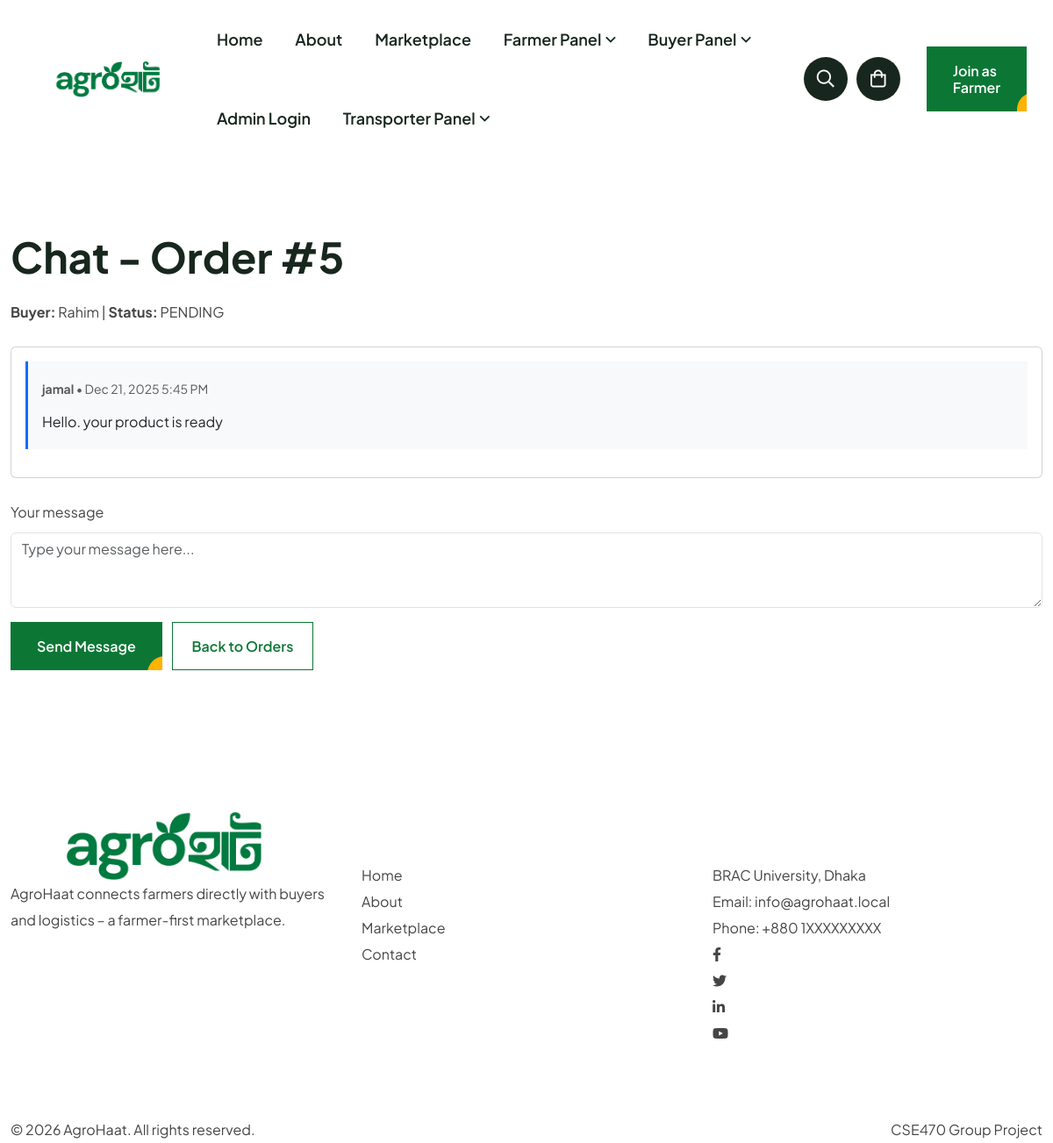
Screenshot of /public/farmer/chat.php?order_id=5 (signed in) with the database file from the repository.
### tables this page shows
CREATE TABLE `orders` (
  `order_id` bigint(20) NOT NULL,
  `buyer_id` bigint(20) NOT NULL,
  `farmer_id` bigint(20) DEFAULT NULL,
  `total_amount` decimal(12,2) NOT NULL,
  `status` enum('PENDING','PAID','PROCESSING','READY_FOR_PICKUP','SHIPPED','DELIVERED','CANCELLED','DISPUTED') DEFAULT 'PENDING',
  `payment_status` enum('UNPAID','PENDING','PAID','PARTIAL','REFUNDED') DEFAULT 'UNPAID',
  `payment_method` varchar(50) DEFAULT NULL,
  `transaction_id` varchar(255) DEFAULT NULL,
  `shipping_address` text NOT NULL,
  `delivery_note` text DEFAULT NULL,
  `created_at` timestamp NOT NULL DEFAULT current_timestamp(),
  `updated_at` timestamp NULL DEFAULT NULL ON UPDATE current_timestamp()
);

CREATE TABLE `users` (
  `user_id` bigint(20) NOT NULL,
  `full_name` varchar(100) NOT NULL,
  `phone_number` varchar(15) NOT NULL,
  `email` varchar(100) DEFAULT NULL,
  `password_hash` varchar(255) NOT NULL,
  `role` enum('ADMIN','FARMER','BUYER','TRANSPORTER') NOT NULL,
  `division` varchar(50) DEFAULT NULL,
  `district` varchar(50) DEFAULT NULL,
  `upazila` varchar(50) DEFAULT NULL,
  `address_details` text DEFAULT NULL,
  `latitude` decimal(10,8) DEFAULT NULL,
  `longitude` decimal(11,8) DEFAULT NULL,
  `is_verified` tinyint(1) DEFAULT 0,
  `is_deleted` tinyint(1) DEFAULT 0,
  `created_at` timestamp NOT NULL DEFAULT current_timestamp(),
  `updated_at` timestamp NOT NULL DEFAULT current_timestamp() ON UPDATE current_timestamp()
);

CREATE TABLE `messages` (
  `message_id` bigint(20) NOT NULL,
  `order_id` bigint(20) NOT NULL,
  `sender_id` bigint(20) NOT NULL,
  `receiver_id` bigint(20) NOT NULL,
  `content` text NOT NULL,
  `is_read` tinyint(1) DEFAULT 0,
  `created_at` timestamp NOT NULL DEFAULT current_timestamp()
);

### controllers/MessageController.php (called while the page is built, shortened)
<?php
require_once __DIR__ . '/../models/Message.php';
class MessageController {
    private $messageModel;
    public function __construct($pdo) {
        $this->messageModel = new Message($pdo);
    }
    public function getMessagesForOrder($order_id) {
        return $this->messageModel->getForOrder($order_id);
    }
}

### models/Message.php (called while the page is built, shortened)
<?php
class Message {
    private $pdo;
    public function __construct($pdo) {
        $this->pdo = $pdo;
    }
    public function getForOrder($order_id) {
        $sql = "SELECT m.*, u.full_name AS sender_name
                FROM messages m
                JOIN users u ON u.user_id = m.sender_id
                WHERE m.order_id = :oid
                ORDER BY m.created_at ASC";
        $stmt = $this->pdo->prepare($sql);
        $stmt->execute([':oid' => $order_id]);
        return $stmt->fetchAll();
    }
}

### config/config.php (called while the page is built, shortened)
<?php
$BASE_URL = 'http://localhost/Agrohaat/public/';

### public/farmer/chat.php (the view, shortened to what this page needs)
<?php
require_once '../../config/config.php';
require_once '../../controllers/MessageController.php';
$orderId   = (int) $_GET['order_id'];
$farmerId  = $_SESSION['user_id'];
$controller = new MessageController($pdo);
$stmt  = $pdo->prepare("SELECT o.*, u.full_name AS buyer_name FROM orders o JOIN users u ON u.user_id = o.buyer_id WHERE o.order_id = :oid AND o.farmer_id = :fid");
$stmt->execute([':oid' => $orderId, ':fid' => $farmerId]);
$order = $stmt->fetch();
$transporterInfo = null;
try {
    $transporterStmt = $pdo->prepare("
        SELECT u.user_id, u.full_name, db.status as bid_status
        FROM deliveryjobs dj
        INNER JOIN deliverybids db ON db.job_id = dj.job_id AND db.status = 'ACCEPTED'
        INNER JOIN users u ON u.user_id = db.transporter_id
        WHERE dj.order_id = :oid
        LIMIT 1
    ");
    $transporterStmt->execute([':oid' => $orderId]);
    $transporterInfo = $transporterStmt->fetch();
} catch (PDOException $e) {
}
$chat_with = $_GET['chat_with'] ?? 'buyer';
$messages   = $controller->getMessagesForOrder($orderId);
include '../../includes/header.php';
?>
<section class="pt-80 pb-80">
    <div class="container">
        <h2 class="mb-3">Chat - Order #<?= (int)$order['order_id'] ?></h2>
        <p class="mb-4">
            <strong><?= $chat_with === 'buyer' ? 'Buyer' : 'Transporter' ?>:</strong>
            <?= htmlspecialchars($chat_with === 'buyer' ? $order['buyer_name'] : ($transporterInfo ? $transporterInfo['full_name'] : 'N/A')) ?> |
            <strong>Status:</strong> <?= htmlspecialchars($order['status']) ?>
        </p>
        <div class="card mb-4">
            <div class="card-body" style="max-height: 400px; overflow-y: auto;">
                <?php
                $relevantMessages = array_filter($messages, function($m) use ($farmerId, $order, $transporterInfo, $chat_with) {
                    if ($chat_with === 'buyer') {
                        return ($m['sender_id'] == $farmerId && $m['receiver_id'] == $order['buyer_id']) ||
                               ($m['sender_id'] == $order['buyer_id'] && $m['receiver_id'] == $farmerId);
                    } else {
                        if (!$transporterInfo) return false;
                        return ($m['sender_id'] == $farmerId && $m['receiver_id'] == $transporterInfo['user_id']) ||
                               ($m['sender_id'] == $transporterInfo['user_id'] && $m['receiver_id'] == $farmerId);
                    }
                });
                ?>
                <?php if (empty($relevantMessages)): ?>
                    <p class="text-muted">No messages yet. Start the conversation.</p>
                <?php else: ?>
                    <?php foreach ($relevantMessages as $m): ?>
                        <div class="mb-3 p-3 <?= $m['sender_id'] == $farmerId ? 'bg-light border-start border-primary border-3' : 'bg-white border-start border-success border-3' ?>">
                            <small class="text-muted d-block mb-2">
                                <strong><?= htmlspecialchars($m['sender_name']) ?></strong> •
                                <?= date('M j, Y g:i A', strtotime($m['created_at'])) ?>
                            </small>
                            <div><?= nl2br(htmlspecialchars($m['content'])) ?></div>
                        </div>
                    <?php endforeach; ?>
                <?php endif; ?>
            </div>
        </div>
        <form method="post" class="row g-3">
            <div class="col-12">
                <label class="form-label">Your message</label>
                <textarea name="content" class="form-control" rows="3" required placeholder="Type your message here..."></textarea>
            </div>
            <div class="col-12">
                <button type="submit" class="theme-btn style-one">Send Message</button>
                <a href="<?= $BASE_URL ?>farmer/orders.php" class="theme-btn style-two ms-2">Back to Orders</a>
            </div>
        </form>
    </div>
</section>
<?php include '../../includes/footer.php'; ?>

### public/assets/css/spacings.css (style rules this page uses)
.pt-80 { padding-top: 80px; }
.pb-80 { padding-bottom: 80px; }

### public/assets/css/common-style.css (style rules this page uses)
:root { --primary-color: #0C7735; --secondary-color: #FFB200; --heading-color: #18271E; --primary-black-color: #051B0D; --black-dark-color: #0E1712; --gray-color: #F8F7F0; --white-color: #ffffff; --text-color: #454545; --border-color: #DDDDDD; --rating-color: #FF9F1A; --accent-font:"Handlee", cursive; --body-font: "Plus Jakarta Sans", sans-serif; }
html { font-size: 100%; }
* { margin: 0; padding: 0; -webkit-box-sizing: border-box; box-sizing: border-box; }
a { color: inherit; text-decoration: none; -webkit-transition: all 0.3s ease-out 0s; transition: all 0.3s ease-out 0s; }
i, span, a { display: inline-block; }
h1, h2, h3, h4, h5, h6 { margin: 0px; font-weight: 700; color: var(--heading-color); font-family: var(--body-font); }
h2 { font-size: 48px; line-height: 65px; }
p { margin: 0px; }
input, textarea { display: inherit; }
button { border: none; }
label { margin-bottom: 0; }
body { font-weight: normal; font-style: normal; font-weight: 400; color: var(--text-color); font-family: var(--body-font); font-size: 16px; line-height: 30px; overflow-x: hidden; }
@media (min-width: 1200px) and (max-width: 1450px) { .container { max-width: 1200px; } }
.theme-btn { display: -webkit-inline-box; display: -ms-inline-flexbox; display: inline-flex; -webkit-box-align: center; -ms-flex-align: center; align-items: center; -webkit-box-pack: center; -ms-flex-pack: center; justify-content: center; font-size: 1rem; font-weight: 600; line-height: 19px; font-family: var(--body-font); -webkit-transition: all 0.3s; transition: all 0.3s; }
.theme-btn.style-one { position: relative; z-index: 1; background-color: var(--primary-color); color: var(--white-color); overflow: hidden; padding: 18px 30px; }
.theme-btn.style-one:after { position: absolute; content: ""; bottom: -70%; right: -90%; width: 100%; height: 100%; background-color: var(--secondary-color); border-radius: 20px 20px 0 0; z-index: -1; -webkit-transition: all 0.3s; transition: all 0.3s; }
.theme-btn.style-two { padding: 17px 22px; border: 1px solid var(--primary-color); color: var(--primary-color); }

### rows the page displays
orders: order_id "5", buyer.full_name "Rahim", status "PENDING"
messages: sender.full_name "jamal", created_at "Dec 21, 2025 5:45 PM", content "Hello. your product is ready"
